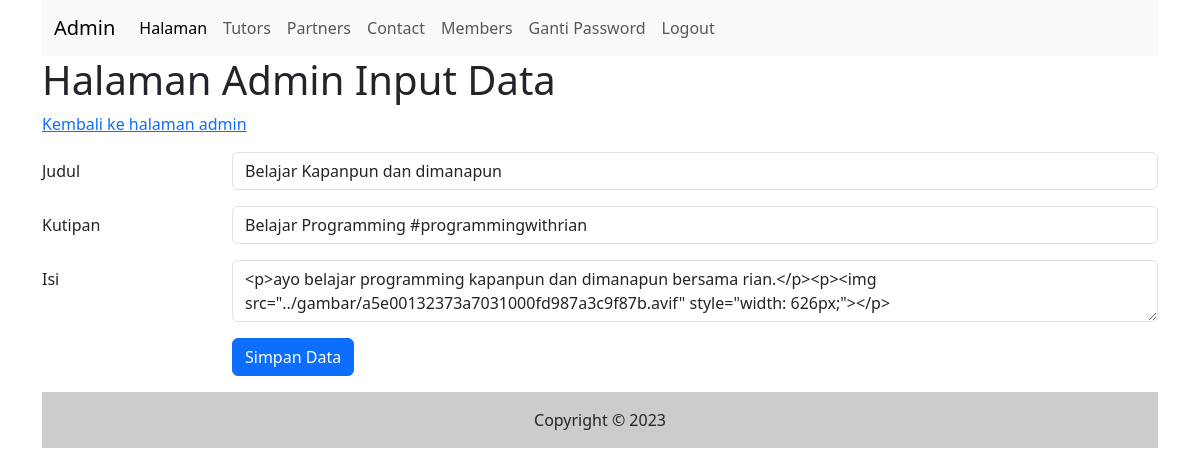
The app's page /admin/halaman_input.php?id=7 (signed in) with its own data.
### tables this page shows
CREATE TABLE `halaman` (
  `id` int(11) NOT NULL,
  `judul` varchar(255) NOT NULL,
  `kutipan` varchar(255) NOT NULL,
  `isi` text NOT NULL,
  `tgl_isi` timestamp NOT NULL DEFAULT current_timestamp() ON UPDATE current_timestamp()
);

### admin/halaman_input.php (the view, shortened to what this page needs)
<?php include("inc_header.php") ?>
<?php
$judul = "";
$kutipan = "";
$isi = "";
if(isset($_GET['id'])){
    $id = $_GET['id'];
}else{
    $id = "";
}
if($id != ""){
    $sql1   = "select * from halaman where id = '$id'";
    $q1     = mysqli_query($koneksi, $sql1);
    $r1     = mysqli_fetch_array($q1);
    $judul  = $r1['judul'];
    $kutipan    = $r1['kutipan'];
    $isi        = $r1['isi'];
}
?>
<h1>Halaman Admin Input Data</h1>
<div class="mb-3 row">
    <a href="halaman.php">Kembali ke halaman admin</a>
</div>
<form action="" method="post">
    <div class="mb-3 row">
        <label for="judul" class="col-sm-2 col-form-label">Judul</label>
        <div class="col-sm-10">
            <input type="text" class="form-control" id="judul" value="<?php echo $judul ?>" name="judul">
        </div>
    </div>
    <div class="mb-3 row">
        <label for="kutipan" class="col-sm-2 col-form-label">Kutipan</label>
        <div class="col-sm-10">
            <input type="text" class="form-control" id="kutipan" value="<?php echo $kutipan ?>" name="kutipan">
        </div>
    </div>
    <div class="mb-3 row">
        <label for="isi" class="col-sm-2 col-form-label">Isi</label>
        <div class="col-sm-10">
            <textarea name="isi" class="form-control" id="summernote"><?php echo $isi ?></textarea>
        </div>
    </div>
    <div class="mb-3 row">
        <div class="col-sm-2"></div>
        <div class="col-sm-10">
            <input type="submit" name="simpan" value="Simpan Data" class="btn btn-primary" />
        </div>
    </div>
</form>
<?php include("inc_footer.php") ?>

### records on screen
halaman: judul "Belajar Kapanpun dan dimanapun", kutipan "Belajar Programming #programmingwithrian", isi "<p>ayo belajar programming kapanpun dan dimanapun bersama rian.</p><p><img src=\"../gambar/a5e00132373a7031000fd987a3c9f87b.avif\" style=\"width: 626px;\"></p>"
